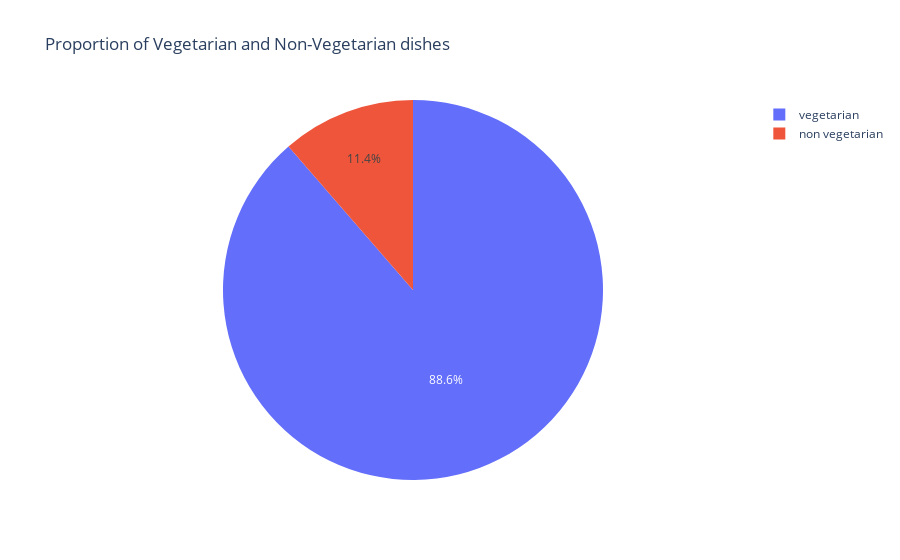

Notebook code for this chart:
### Code cell
plot_graph('Diet','diet', 'Proportion of Vegetarian and Non-Vegetarian dishes', None, 'pie')

### Figure 1 — Plotly figure (JSON) as saved in the notebook; plotly's stock layout.template omitted (floating-point values rounded to 4 significant figures)
{"data": [{"domain": {"x": [0, 1], "y": [0, 1]}, "hovertemplate": "Diet=%{label}<br>Total=%{value}<extra></extra>", "labels": ["vegetarian", "non vegetarian"], "legendgroup": "", "name": "", "showlegend": true, "type": "pie", "values": [226, 29]}], "layout": {"legend": {"tracegroupgap": 0}, "title": {"text": "Proportion of Vegetarian and Non-Vegetarian dishes"}}}
